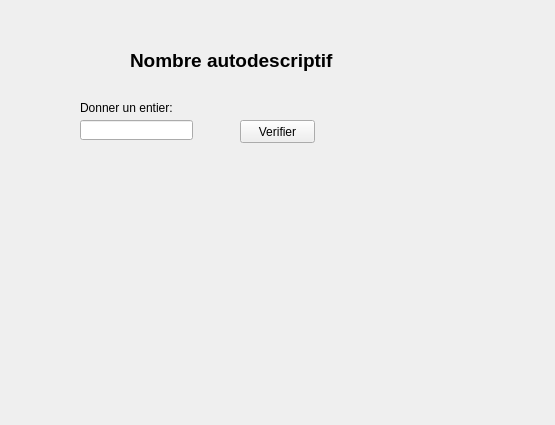
<?xml version="1.0" encoding="UTF-8"?>
<ui version="4.0">
 <class>Form</class>
 <widget class="QWidget" name="Form">
  <property name="geometry">
   <rect>
    <x>0</x>
    <y>0</y>
    <width>555</width>
    <height>425</height>
   </rect>
  </property>
  <property name="windowTitle">
   <string>Form</string>
  </property>
  <widget class="QLineEdit" name="nbr">
   <property name="geometry">
    <rect>
     <x>80</x>
     <y>120</y>
     <width>113</width>
     <height>20</height>
    </rect>
   </property>
  </widget>
  <widget class="QLabel" name="label">
   <property name="geometry">
    <rect>
     <x>80</x>
     <y>100</y>
     <width>111</width>
     <height>16</height>
    </rect>
   </property>
   <property name="text">
    <string>Donner un entier:</string>
   </property>
  </widget>
  <widget class="QLabel" name="resTxt">
   <property name="geometry">
    <rect>
     <x>130</x>
     <y>160</y>
     <width>271</width>
     <height>71</height>
    </rect>
   </property>
   <property name="text">
    <string/>
   </property>
  </widget>
  <widget class="QPushButton" name="btn">
   <property name="geometry">
    <rect>
     <x>240</x>
     <y>120</y>
     <width>75</width>
     <height>23</height>
    </rect>
   </property>
   <property name="text">
    <string>Verifier</string>
   </property>
  </widget>
  <widget class="QLabel" name="label_2">
   <property name="geometry">
    <rect>
     <x>130</x>
     <y>20</y>
     <width>321</width>
     <height>81</height>
    </rect>
   </property>
   <property name="font">
    <font>
     <pointsize>14</pointsize>
     <weight>75</weight>
     <bold>true</bold>
    </font>
   </property>
   <property name="text">
    <string>Nombre autodescriptif</string>
   </property>
  </widget>
 </widget>
 <resources/>
 <connections/>
</ui>
